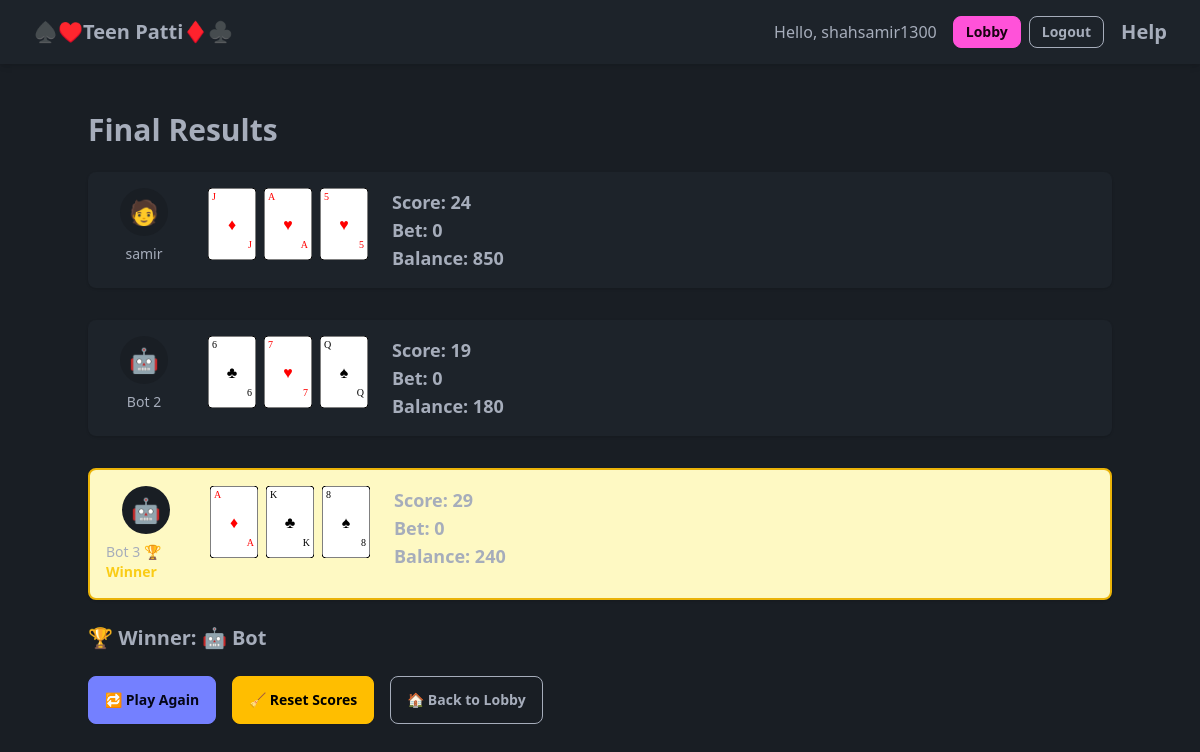
The app's page /final_reveal/10f592c5/ (signed in) with its own data.
### home/models.py (models this page shows)
class Player(models.Model):
    user = models.ForeignKey(User, on_delete=models.CASCADE, null=True, blank=True)
    room = models.ForeignKey(GameRoom, on_delete=models.CASCADE)
    card = models.JSONField(null=True, blank=True)
    total_score = models.IntegerField(default=0)
    has_played = models.BooleanField(default=False)
    is_bot = models.BooleanField(default=False)
    score = models.IntegerField(default=0)
    balance = models.IntegerField(default=200)
    bet_amount = models.IntegerField(default=0)
    has_bet = models.BooleanField(default=False)

### home/views.py (the view)
# urls.py: path('final_reveal/<str:room_code>/', views.final_reveal, name='final_reveal'),
def final_reveal(request, room_code):
    room = get_object_or_404(GameRoom, room_code=room_code)
    players = Player.objects.filter(room=room)
    evaluated = []
    for p in players:
        if len(p.card) == 3:
            hand_rank = evaluate_hand(p.card)
            rank_num, card_vals = hand_rank
            score = sum(card_vals)
            p.score = score
            p.total_score += score
            evaluated.append((p, rank_num, card_vals))
    if not evaluated:
        return redirect("/lobby/")
    winner_player, *_ = max(evaluated, key=lambda x: (-x[1], x[2]))
    pot = sum(p.bet_amount for p in players)
    winner_player.balance += pot
    winner_player.save()
    response = render(request, "home/final_reveal.html", {
        "players": players,
        "winner": winner_player,
        "room_code": room.room_code,
        "evaluated": evaluated,
        "current_player": players.filter(user=request.user).first(),
    })
    for p in players:
        p.bet_amount = 0
        p.has_played = False
        p.has_bet = False
        p.save()
    return response

### home/utils.py (called while the page is built)
def evaluate_hand(hand):
    rank_order = {r: i for i, r in enumerate(RANKS)}
    values = sorted([rank_order[c[:-1]] for c in hand], reverse=True)
    suits  = [c[-1] for c in hand]
    ranks  = [c[:-1] for c in hand]
    is_trail         = (len(set(ranks)) == 1)
    is_flush         = (len(set(suits)) == 1)
    seq              = is_sequence(values)
    is_pure_sequence = seq and is_flush
    is_pair          = (len(set(ranks)) == 2)
    if is_trail:
        return (1, values)
    if is_pure_sequence:
        return (2, values)
    if seq:
        return (3, values)
    if is_flush:
        return (4, values)
    if is_pair:
        return (5, values)
    return (6, values)

def is_sequence(values):
    sorted_vals = sorted(values)
    if sorted_vals == list(range(sorted_vals[0], sorted_vals[0] + 3)):
        return True
    return sorted_vals == [0, 1, 12]

### home/templates/home/final_reveal.html (shortened to what this page needs)
{% extends "home/base.html" %}
{% load static card_svg %}
{% block content %}
<div class="container mx-auto py-8">
  <h1 class="text-3xl font-bold mb-6">Final Results</h1>
  <ul class="space-y-8">
    {% for p in players %}
    <li class="flex items-start space-x-6 p-4 rounded-lg shadow {% if p == winner %}bg-yellow-100 dark:bg-yellow-900 border-2 border-yellow-500{% else %}bg-base-100{% endif %}">
      <div class="flex flex-col items-center w-20">
        <div class="w-12 h-12 bg-base-200 rounded-full flex items-center justify-center text-2xl">
          {% if p.is_bot %}🤖{% else %}🧑{% endif %}
        </div>
        <span class="mt-2 text-sm font-medium">
          {% if p.is_bot %}
            Bot {{ forloop.counter }}
            {% if p == winner %} <span class="text-yellow-400 font-bold">🏆 Winner</span>{% endif %}
          {% else %}
            {{ p.user.username }}
          {% endif %}
        </span>
      </div>
      <div class="flex gap-2">
        {% for c in p.card %}
          {% card_svg c 48 72 %}
        {% endfor %}
      </div>
      <div class="ml-auto text-lg font-semibold">
        Score: {{ p.score }}<br>
        Bet: {{ p.bet_amount }}<br>
        Balance: {{ p.balance }}
      </div>
    </li>
    {% endfor %}
  </ul>
  <h3 class="mt-6 text-xl font-bold">
    🏆 Winner:
    {% if winner.is_bot %}🤖 Bot
    {% elif winner.user == request.user %}🧑 You
    {% else %}{{ winner.user.email }}
    {% endif %}
  </h3>
  <div class="mt-6 flex flex-wrap gap-4">
    <a href="{% url 'start_game' room_code=room_code %}" class="btn btn-primary">
      🔁 Play Again
    </a>
    <a href="{% url 'reset_score' room_code=room_code %}" class="btn btn-warning">
      🧹 Reset Scores
    </a>
    <a href="{% url 'lobby' %}" class="btn btn-outline">
      🏠 Back to Lobby
    </a>
  </div>
</div>
{% endblock %}

### home/templates/home/base.html (shortened to what this page needs)
{% load static %}
<!DOCTYPE html>
<html lang="en" data-theme="dark">
<head>
  <link rel="stylesheet" href="{% static 'css/output.css' %}">
</head>
<body class="min-h-screen flex flex-col bg-base-200">
  <header class="navbar bg-base-100 px-4 py-2 shadow-md">
    <div class="flex-1">
      <a href="{% url 'lobby' %}" class="btn btn-ghost normal-case text-xl">
        ♠️♥️Teen Patti♦️♣️
      </a>
    </div>
    <div class="flex-none">
      {% if request.user.is_authenticated %}
        <span class="mr-4">Hello, {{ request.user.username }}</span>
        <a href="{% url 'lobby' %}" class="btn btn-sm btn-secondary mr-2">Lobby</a>
        <a href="{% url 'logout' %}?next=/" class="btn btn-sm btn-outline">Logout</a>
      {% else %}
        <a href="{% url 'social:begin' 'auth0' %}" class="btn btn-sm btn-primary">
          Login with Auth0
        </a>
      {% endif %}
    </div>
    <div class="flex-2">
      <a href="https://en.wikipedia.org/wiki/Teen_patti#Ranking_of_hands" class="btn btn-ghost normal-case text-xl">
        Help
      </a>
    </div>
  </header>
  <main class="flex-1 p-4">
    {% block content %}{% endblock %}
  </main>
</body>
</html>

### records on screen
Player: user.username "samir", card_svg "J J ♦" "A A ♥" "5 5 ♥", score "24", bet_amount "0", balance "850"
Player: card_svg "6 6 ♣" "7 7 ♥" "Q Q ♠", score "19", bet_amount "0", balance "180"
Player: shows "🏆 Winner", card_svg "A A ♦" "K K ♣" "8 8 ♠", score "29", bet_amount "0", balance "240"

### other values on screen
{{ request.user.username }} "shahsamir1300"
